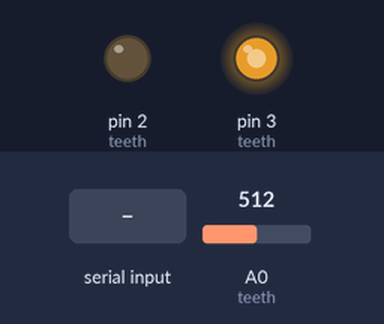
Bench run of a sketch on a simulated Arduino Uno, built with avr-gcc and run on an emulated ATmega328P. On the bench: output pins drawn as LEDs (lit = HIGH). The inputs (shaded band) are chosen by the test bench; at power-on: A0 (teeth) = 512. What the sketch prints to the serial monitor is not drawn.

Above: at 1.2 s.
1.3 s: "0\n" received over Serial
Timing chart, 0 to 4.3 s (numbered marks = the images above; inputs shaded):
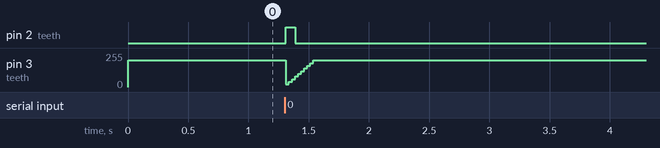

Measured:
- after the input at 1.3 s, pin 2 (teeth): LOW → HIGH at once, → LOW 0.08 s later

The sketch:

MasterAnimals.ino
```cpp
// 設定値
const int SENSOR_COUNT = 1;     // センサーの数
const int MAX_VALUE    = 200;   // 最大値
const int HEAL_DIVISOR = 25;    // 回復速度の除数
const int LOOP_DELAY   = 25;    // ループ遅延(ms)

// 状態管理用の構造体
struct Tooth {
  int  pinSensor;     // センサーの入力ピン
  int  pinPwmDecay;   // 虫歯(進行)表示用LEDピン
  int  pinPwmHeal;    // 治療(完了)表示用LEDピン

  int  progress;      // 進行度
  bool isDecayed;     // 虫歯かどう

  Tooth(int sensor, int pwmDecay, int pwmHeal)
    : pinSensor(sensor), pinPwmDecay(pwmDecay), pinPwmHeal(pwmHeal),
      progress(MAX_VALUE), isDecayed(false) {}
};

// センサーオブジェクトの配列作成
Tooth teeth[SENSOR_COUNT] = {
  Tooth(A0, 2, 3)
};

void setup() {
  Serial.begin(9600);

  // ピンモードの設定
  for (int k = 0; k < SENSOR_COUNT; k++) {
    pinMode(teeth[k].pinPwmDecay, OUTPUT);
    pinMode(teeth[k].pinPwmHeal, OUTPUT);
    pinMode(teeth[k].pinSensor, INPUT);

    // 初期状態の出力（健康状態）
    updateOutput(k);
  }
}

void loop() {
  // シリアル通信の処理（虫歯発生コマンド等の受信）
  processSerialInput();

  bool allHealthy = true;

  // 各センサーの状態更新と出力
  for (int k = 0; k < SENSOR_COUNT; k++) {
    if (teeth[k].isDecayed) {
      allHealthy = false;
      updateToothState(k); // センサー値を読んで進行度を更新
    }
    // LED等の出力反映
    updateOutput(k);
  }

  // 全て健康な場合のシリアル出力
  if (allHealthy) {
    Serial.print(-1);
    Serial.print(",");
    Serial.println(0);
  }

  delay(LOOP_DELAY);
}

// ---------------------------------------------------------
// ヘルパー関数群
// ---------------------------------------------------------

// シリアル入力の処理
void processSerialInput() {
  if (Serial.available() <= 0) return;

  String line = Serial.readStringUntil('\n');
  line.trim(); // 改行コード除去

  if (line.length() == 0) return;

  long targetId = line.toInt();

  // 受信したIDが有効範囲なら「虫歯」にする
  if (targetId >= 0 && targetId < SENSOR_COUNT) {
    teeth[targetId].isDecayed = true;
    teeth[targetId].progress  = 0; // 0からスタート
  }
  // 範囲外の数値が来たら「全リセット（治療完了）」とみなす
  else {
    for (int k = 0; k < SENSOR_COUNT; k++) {
      teeth[k].isDecayed = false;
      teeth[k].progress  = MAX_VALUE;
    }
  }
}

// センサー値を読み取って進行度を更新する
void updateToothState(int index) {
  Tooth &t = teeth[index]; // 参照で取得

  int sensorVal = analogRead(t.pinSensor);

  // センサー反応があれば回復
  if (sensorVal > 0) {
    t.progress += (sensorVal / HEAL_DIVISOR);
  }

  // 最大値キャップ
  if (t.progress >= MAX_VALUE) {
    t.progress = MAX_VALUE;
  }

  // 完了判定
  if (t.progress >= MAX_VALUE) {
    t.isDecayed = false;
    Serial.print(index);
    Serial.print(",");
    Serial.println(MAX_VALUE);
  } else {
    // 途中経過出力
    Serial.print(index);
    Serial.print(",");
    Serial.println(t.progress);
  }
}

// LEDへの出力（PWM）
void updateOutput(int index) {
  if (index == 0) {
    int valI = teeth[index].progress;
    int valJ = MAX_VALUE - valI; // j は i の逆数として計算

    // 負にならないようクランプ
    if (valJ < 0) valJ = 0;

    analogWrite(teeth[index].pinPwmDecay, valJ);
    analogWrite(teeth[index].pinPwmHeal,  valI);
  }
}
```
